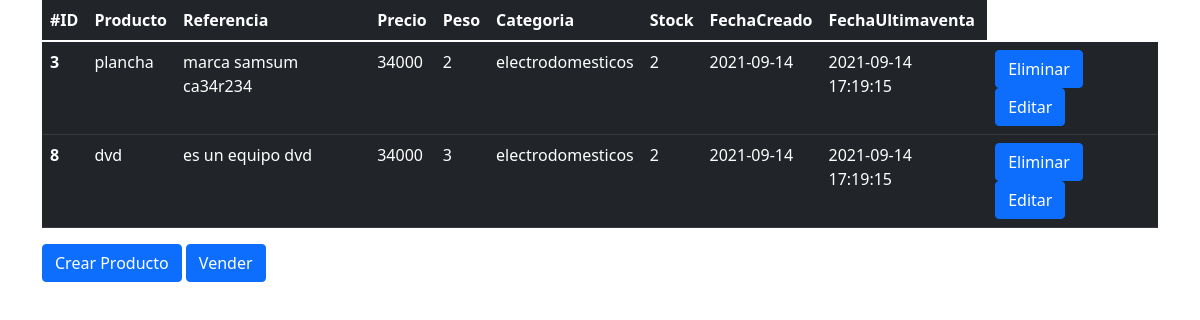
The page / on the database its author committed.
### tables this page shows
CREATE TABLE `tproductos` (
  `ID` int(11) NOT NULL,
  `NombreP` varchar(30) NOT NULL,
  `ReferenciaP` varchar(30) NOT NULL,
  `PrecioP` int(11) NOT NULL,
  `PesoP` int(11) NOT NULL,
  `CategoriaP` varchar(30) NOT NULL,
  `StockP` int(11) NOT NULL,
  `FechaCreacionP` date NOT NULL,
  `FechaUltVenta` datetime NOT NULL
);

### DataBase.php (called while the page is built, shortened)
<?php
Class DataBase{
   private $server='localhost';
   private $user='root';
   private $password='';
   private $bd='inventarioprod';
   private $con;
private function conectar(){
  $this->con=mysqli_connect($this->server, $this->user, $this->password, $this->bd);
   }
   public function consultar($sql){
    $rs= mysqli_query($this->con, $sql);
    return $rs;
   }
}

### index.php (the view, shortened to what this page needs)
<?php
	require 'DataBase.php';
    $bdc=new DataBase();
    $result=$bdc->consultar("SELECT * FROM tproductos");
 ?>
<!DOCTYPE html>
<html>
<head>
</head>
<body>
<div class="container">
	<table class="table table-dark">
  <thead>
    <tr>
      <th scope="col">#ID</th>
      <th scope="col">Producto</th>
      <th scope="col">Referencia</th>
      <th scope="col">Precio</th>
      <th scope="col">Peso</th>
      <th scope="col">Categoria</th>
      <th scope="col">Stock</th>
      <th scope="col">FechaCreado</th>
      <th scope="col">FechaUltimaventa</th>
    </tr>
  </thead>
  <tbody>
  	<?php
   while ($f = mysqli_fetch_row($result)) {
  	?>
    <tr>
      <th scope="row"><?=$f[0]?></th>
      <td><?=$f[1]?></td>
      <td><?=$f[2]?></td>
      <td><?=$f[3]?></td>
      <td><?=$f[4]?></td>
      <td><?=$f[5]?></td>
      <td><?=$f[6]?></td>
      <td><?=$f[7]?></td>
      <td><?=$f[8]?></td>
   <td><a href="eliminarRegistro.php?id=<?=$f[0]?>" class="btn btn-primary" type="button">Eliminar</a>
   <a href="editarP.php?id=<?=$f[0]?>" class="btn btn-primary" type="button">Editar</a>
   </td>
    </tr>
    <?php
}
    ?>
  </tbody>
</table>
<div class="d-grid gap-2 d-md-block">
  <a href="crearProducto.php" class="btn btn-primary" type="button">Crear Producto</a>
  <button class="btn btn-primary" type="button">Vender</button>
</div>
<link href="https://cdn.jsdelivr.net/npm/bootstrap@5.1.1/dist/css/bootstrap.min.css" rel="stylesheet">
</div>
</body>
</html>

### rows shown on the page
tproductos: ID "3", NombreP "plancha", ReferenciaP "marca samsum ca34r234", PrecioP "34000", PesoP "2", CategoriaP "electrodomesticos", StockP "2", FechaCreacionP "2021-09-14", FechaUltVenta "2021-09-14 17:19:15"
tproductos: ID "8", NombreP "dvd", ReferenciaP "es un equipo dvd", PrecioP "34000", PesoP "3", CategoriaP "electrodomesticos", StockP "2", FechaCreacionP "2021-09-14", FechaUltVenta "2021-09-14 17:19:15"
